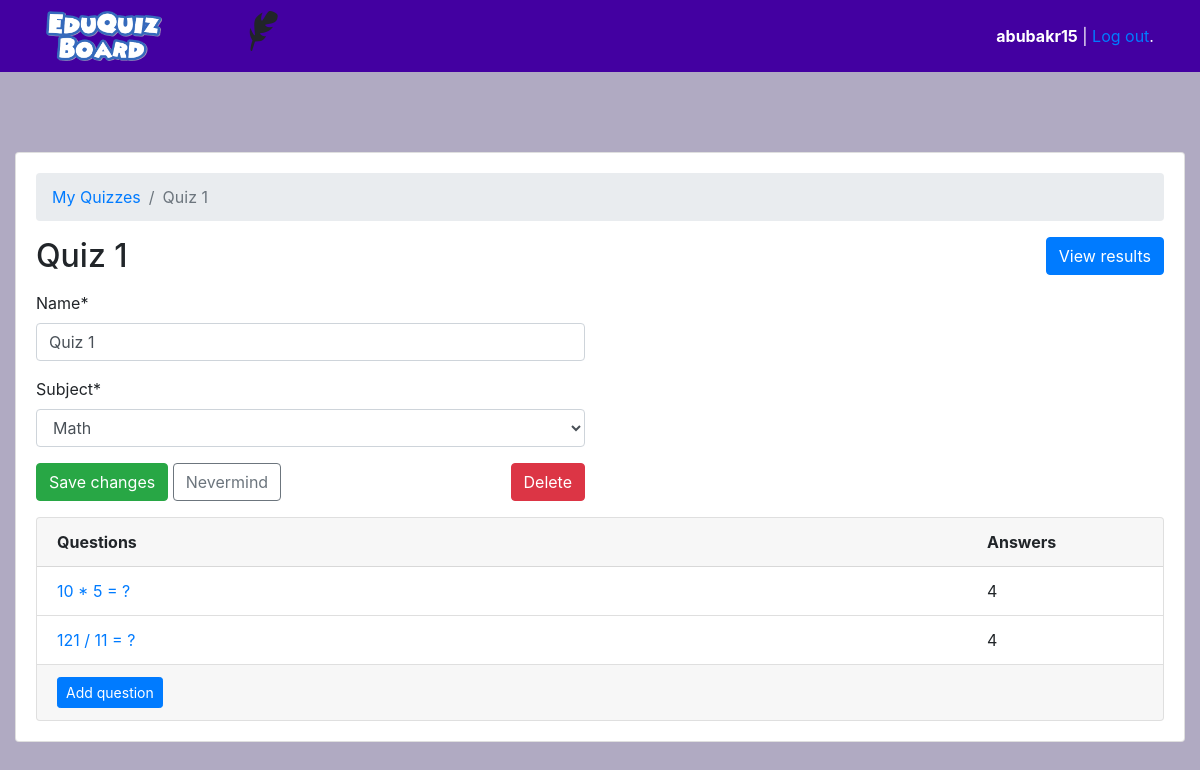
/teachers/quiz/2/ (signed in), run on the app's committed database.
### classroom/models.py (models this page shows, shortened)
class User(AbstractUser):
    is_student = models.BooleanField(default=False)
    is_teacher = models.BooleanField(default=False)

class Quiz(models.Model):
    owner = models.ForeignKey(User, on_delete=models.CASCADE, related_name='quizzes')
    name = models.CharField(max_length=255)
    subject = models.ForeignKey(Subject, on_delete=models.CASCADE, related_name='quizzes')

class Subject(models.Model):
    name = models.CharField(max_length=30)
    color = models.CharField(max_length=7, default='#007bff')
    def __str__(self):
        return self.name

class Question(models.Model):
    quiz = models.ForeignKey(Quiz, on_delete=models.CASCADE, related_name='questions')
    text = models.CharField('Question', max_length=255)

### classroom/views/teachers.py (the view, shortened to what this page needs)
# urls.py: path('quiz/<int:pk>/', teachers.QuizUpdateView.as_view(), name='quiz_change'),
@method_decorator([login_required, teacher_required], name='dispatch')
class QuizUpdateView(UpdateView):
    model = Quiz
    fields = ('name', 'subject', )
    context_object_name = 'quiz'
    template_name = 'classroom/teachers/quiz_change_form.html'
    def get_context_data(self, **kwargs):
        kwargs['questions'] = self.get_object().questions.annotate(answers_count=Count('answers'))
        return super().get_context_data(**kwargs)
    def get_queryset(self):
        return self.request.user.quizzes.all()

### classroom/templates/classroom/teachers/quiz_change_form.html (shortened to what this page needs)
{% extends 'base.html' %}
{% load crispy_forms_tags %}
{% block content %}
  <nav aria-label="breadcrumb">
    <ol class="breadcrumb">
      <li class="breadcrumb-item"><a href="{% url 'teachers:quiz_change_list' %}">My Quizzes</a></li>
      <li class="breadcrumb-item active" aria-current="page">{{ quiz.name }}</li>
    </ol>
  </nav>
  <h2 class="mb-3">
    {{ quiz.name }}
    <a href="{% url 'teachers:quiz_results' quiz.pk %}" class="btn btn-primary float-right">View results</a>
  </h2>
  <div class="row mb-3">
    <div class="col-md-6 col-sm-8 col-12">
      <form method="post" novalidate>
        {{ form|crispy }}
        <button type="submit" class="btn btn-success">Save changes</button>
        <a href="{% url 'teachers:quiz_change_list' %}" class="btn btn-outline-secondary" role="button">Nevermind</a>
        <a href="{% url 'teachers:quiz_delete' quiz.pk %}" class="btn btn-danger float-right">Delete</a>
      </form>
    </div>
  </div>
  <div class="card">
    <div class="card-header">
      <div class="row">
        <div class="col-10">
          <strong>Questions</strong>
        </div>
        <div class="col-2">
          <strong>Answers</strong>
        </div>
      </div>
    </div>
    <div class="list-group list-group-flush list-group-formset">
      {% for question in questions %}
        <div class="list-group-item">
          <div class="row">
            <div class="col-10">
              <a href="{% url 'teachers:question_change' quiz.pk question.pk %}">{{ question.text }}</a>
            </div>
            <div class="col-2">
              {{ question.answers_count }}
            </div>
          </div>
        </div>
      {% empty %}
        <div class="list-group-item text-center">
          <p class="text-muted font-italic mb-0">You haven't created any questions yet. Go ahead and <a href="{% url 'teachers:question_add' quiz.pk %}">add the first question</a>.</p>
        </div>
      {% endfor %}
    </div>
    <div class="card-footer">
      <a href="{% url 'teachers:question_add' quiz.pk %}" class="btn btn-primary btn-sm">Add question</a>
    </div>
  </div>
{% endblock %}

### templates/base.html (shortened to what this page needs)
{% load static %}<!doctype html>
<html lang="en">
  <head>
    <link rel="stylesheet" href="{% static 'css/bootstrap.min.css' %}">
    <link rel="stylesheet" type="text/css" href="{% static 'vendor/fontello-2f186091/css/fontello.css' %}">
    <link rel="stylesheet" type="text/css" href="{% static 'css/app.css' %}">
    {% if user.is_authenticated and user.is_teacher %}
      <link rel="stylesheet" type="text/css" href="{% static 'css/teachers.css' %}">
    {% else %}
      <link rel="stylesheet" type="text/css" href="{% static 'css/students.css' %}">
    {% endif %}
    <link rel="stylesheet" type="text/css" href="{% static 'css/signup.css' %}">
    <link rel="stylesheet" type="text/css" href="{% static 'css/base.css' %}">
  </head>
  <body>
    <header class="head1">
      <div class="container">
        <nav  class="navbar navbar-expand">
            <a class="col-2" href="{% url 'home' %}">
                <img class="logo" src="{% static 'img/logo.png'%}" height="50px">
            </a>
            <div class="col-2">
              <h1 class="logo">
                <a href="{% url 'home' %}">
                  {% if user.is_authenticated %}
                    {% if user.is_teacher %}
                      <span class="icon-feather" data-toggle="tooltip" data-placement="right" title="Teacher profile"></span>
                    {% else %}
                      <span class="icon-graduation-cap" data-toggle="tooltip" data-placement="right" title="Student profile"></span>
                    {% endif %}
                  {% endif %}
                </a>
              </h1>
            </div>
            <div class="col-8 text-right">
              {% if user.is_authenticated %}
                <p class="pt-3 ptag"><strong>{{ user.username }}{% if user.is_student %} - {{user.student.score}}{% endif %}</strong> | <a href="{% url 'logout' %}">Log out</a>.</p>
              {% else %}
                <a href="{% url 'login' %}" class="btn btn-light" role="button">Log in</a>
                <a href="{% url 'signup' %}" class="btn btn-primary" role="button">Sign up</a>
              {% endif %}
            </div>
        </nav>
      </div>
    </header>
    <div class="container">
      <div class="main1" >
        <div class="card mb-3">
            <div class="card-body">
              {% block content %}
              {% endblock %}
            </div>
          </div>
      </div>
    </div>
  </body>
</html>

### static/css/app.css (style rules this page uses)
.logo { font-family: 'Clicker Script', cursive; }
.logo a { color: #212529; text-decoration: none; }

### static/css/teachers.css (style rules this page uses)
body { background-color: #b0aac2; }

### static/css/signup.css (style rules this page uses)
.container { min-width: 1200px; }
.head1 { background-color: #4300a1; }

### static/css/base.css (style rules this page uses)
.ptag { color: white; }
.main1 { margin-top: 80px; }

### templates/base.html (style rules this page uses)
body { background-color: }

### data on the page
User: username "abubakr15"
Quiz: name "Quiz 1", subject "Math"
Question: text "10 * 5 = ?", answers_count "4"
Question: text "121 / 11 = ?", answers_count "4"
